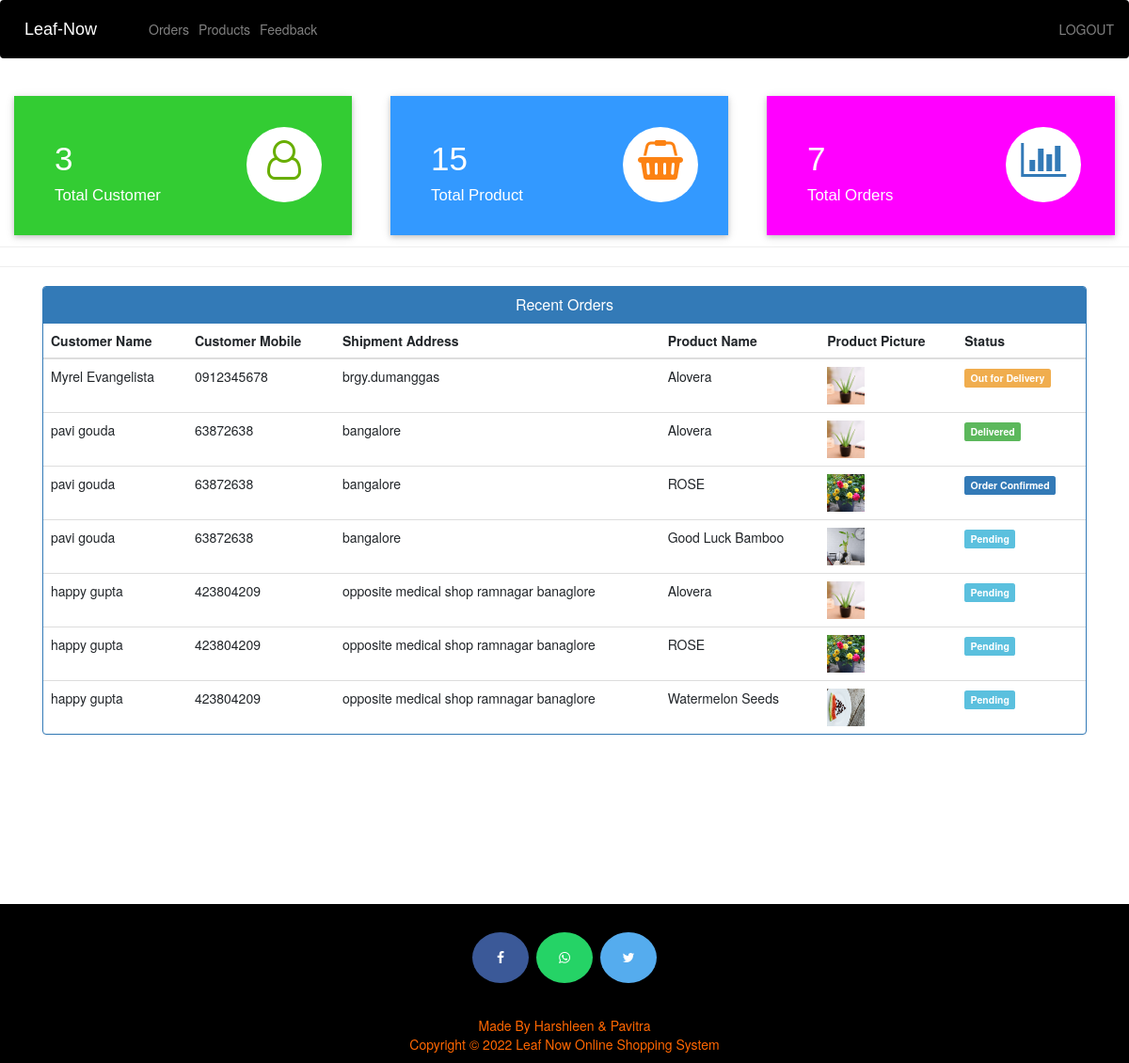
The page /admin-dashboard (signed in) on the database its author committed.
### ecom/models.py (models this page shows, shortened)
class Customer(models.Model):
    user=models.OneToOneField(User,on_delete=models.CASCADE)
    profile_pic= models.ImageField(upload_to='profile_pic/CustomerProfilePic/',null=True,blank=True)
    address = models.CharField(max_length=40)
    mobile = models.CharField(max_length=20,null=False)
    @property
    def get_name(self):
        return self.user.first_name+" "+self.user.last_name

class Orders(models.Model):
    STATUS =(
        ('Pending','Pending'),
        ('Order Confirmed','Order Confirmed'),
        ('Out for Delivery','Out for Delivery'),
        ('Delivered','Delivered'),
    )
    customer=models.ForeignKey('Customer', on_delete=models.CASCADE,null=True)
    product=models.ForeignKey('Product',on_delete=models.CASCADE,null=True)
    email = models.CharField(max_length=50,null=True)
    address = models.CharField(max_length=500,null=True)
    mobile = models.CharField(max_length=20,null=True)
    order_date= models.DateField(auto_now_add=True,null=True)
    status=models.CharField(max_length=50,null=True,choices=STATUS)

class Product(models.Model):
    name=models.CharField(max_length=40)
    product_image= models.ImageField(upload_to='product_image/',null=True,blank=True)
    price = models.PositiveIntegerField()
    description=models.CharField(max_length=90)

### ecom/views.py (the view)
# urls.py: path('admin-dashboard', views.admin_dashboard_view,name='admin-dashboard'),
@login_required(login_url='adminlogin')
def admin_dashboard_view(request):
    customercount=models.Customer.objects.all().count()
    productcount=models.Product.objects.all().count()
    ordercount=models.Orders.objects.all().count()
    orders=models.Orders.objects.all()
    ordered_products=[]
    ordered_bys=[]
    for order in orders:
        ordered_product=models.Product.objects.all().filter(id=order.product.id)
        ordered_by=models.Customer.objects.all().filter(id = order.customer.id)
        ordered_products.append(ordered_product)
        ordered_bys.append(ordered_by)
    mydict={
    'customercount':customercount,
    'productcount':productcount,
    'ordercount':ordercount,
    'data':zip(ordered_products,ordered_bys,orders),
    }
    return render(request,'ecom/admin_dashboard.html',context=mydict)

### templates/ecom/admin_dashboard.html
{% extends 'ecom/admin_base.html' %}
{% load static %}
{% block content %}
<br>
{%include 'ecom/admin_dashboard_cards.html'%}
<br><br><br><br><br>
<hr><hr>
<div class="container" >
    <div class="panel panel-primary" >
      <div class="panel-heading" style="text-align:center;">
        <h6 class="panel-title">Recent Orders</h6>
      </div>
      <table class="table table-hover" id="dev-table">
        <thead>
          <tr>
            <th>Customer Name</th>
            <th>Customer Mobile</th>
            <th>Shipment Address</th>
            <th>Product Name</th>
            <th>Product Picture</th>
            <th>Status</th>
          </tr>
        </thead>
        {% for product,customer,order in data %}
        <tr>
          {% for c in customer %}
          <td> {{c.get_name}}</td>
          <td>{{c.mobile}}</td>
          <td>{{order.address}}</td>
          {% endfor %}
          {% for p in product %}
          <td> {{p.name}}</td>
          <td> <img src="{% static p.product_image.url %}" alt="Profile Pic" height="40px" width="40px" /></td>
          {% if order.status == 'Pending'%}
          <td> <span class="label label-info">{{order.status}}</span></td>
          {% elif order.status == 'Delivered' %}
          <td> <span class="label label-success">{{order.status}}</span></td>
          {% elif order.status == 'Out for Delivery' %}
          <td> <span class="label label-warning">{{order.status}}</span></td>
          {%else%}
            <td> <span class="label label-primary">{{order.status}}</span></td>
          {%endif%}
          {% endfor %}
        </tr>
        {% endfor %}
      </table>
  </div>
</div>
{% endblock content %}

### rows shown on the page
Orders: address "brgy.dumanggas", status "Out for Delivery"
Customer: get_name "Myrel Evangelista", mobile "0912345678"
Product: name "Alovera", product_image (picture)
Orders: address "bangalore", status "Delivered"
Customer: get_name "pavi gouda", mobile "63872638"
Orders: address "bangalore", status "Order Confirmed"
Product: name "ROSE", product_image (picture)
Orders: address "bangalore", status "Pending"
Product: name "Good Luck Bamboo", product_image (picture)
Orders: address "opposite medical shop ramnagar banaglore", status "Pending"
Customer: get_name "happy gupta", mobile "423804209"
Orders: address "opposite medical shop ramnagar banaglore", status "Pending"
Orders: address "opposite medical shop ramnagar banaglore", status "Pending"
Product: name "Watermelon Seeds", product_image (picture)

### other values the page prints
{{ customercount }} "3"
{{ productcount }} "15"
{{ ordercount }} "7"
